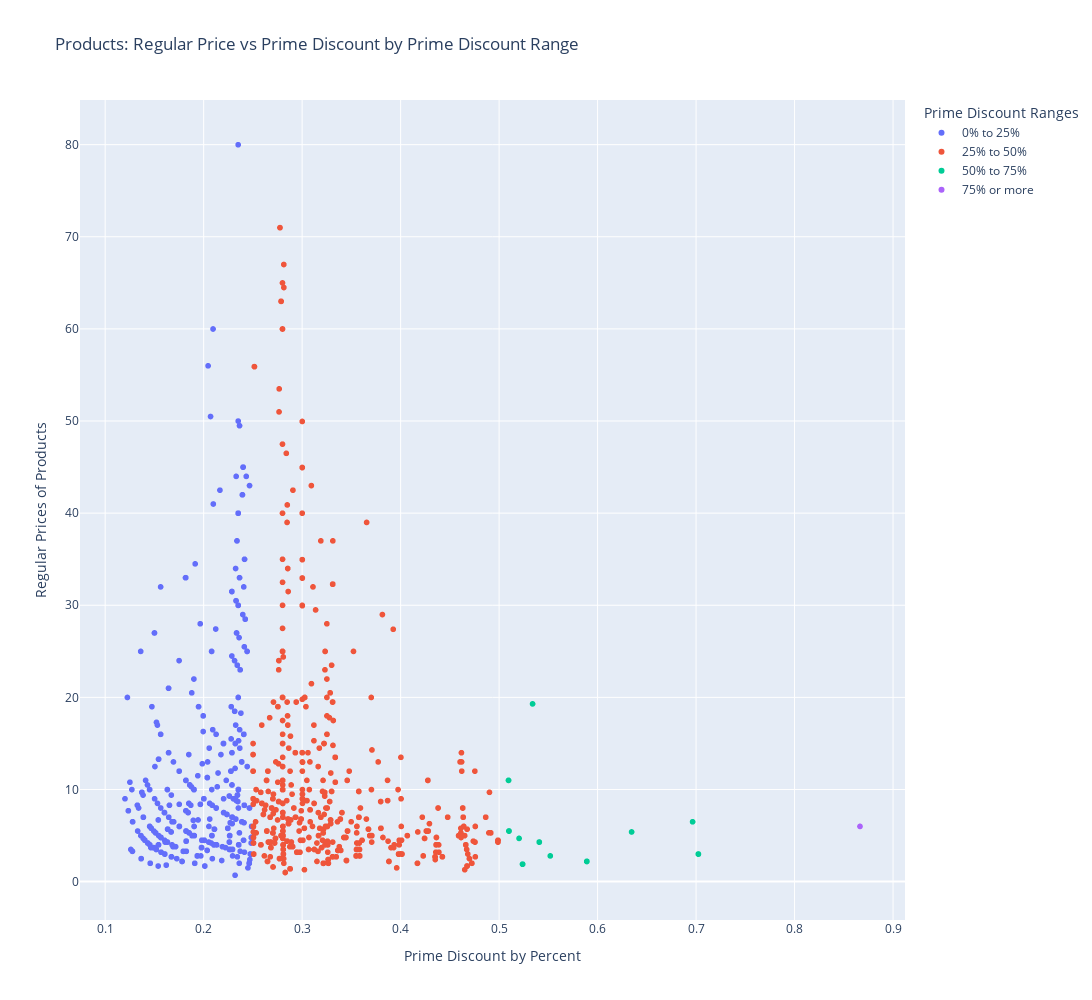

Notebook cell for this chart:
### Code cell
fig = px.scatter(df.sort_values(by='discount_bins'), x="prime_discount", y="regular", color="discount_bins", title="Products on sale: Regular Price vs Prime Discount by Prime Discount Range", hover_data=['product', 'sale', 'prime'], width=1400, height=1000,
labels={
    "regular": "Regular Prices of Products",
    "prime_discount": "Prime Discount by Percent",
    "discount_bins": "Prime Discount Ranges"
})
fig.show()

### Figure 1 — Plotly figure (JSON) as saved in the notebook; plotly's stock layout.template omitted (floating-point values rounded to 4 significant figures; data arrays with more than 128 entries replaced by an {"elided": "..."} marker saying what was removed)
{"data": [{"customdata": {"elided": "853x3 mixed values"}, "hovertemplate": "Prime Discount Ranges=0% to 25%<br>Prime Discount by Percent=%{x}<br>Regular Prices of Products=%{y}<br>product=%{customdata[0]}<br>sale=%{customdata[1]}<br>prime=%{customdata[2]}<extra></extra>", "legendgroup": "0% to 25%", "marker": {"color": "#636efa", "symbol": "circle"}, "mode": "markers", "name": "0% to 25%", "showlegend": true, "type": "scattergl", "x": {"elided": "853 float values"}, "xaxis": "x", "y": {"elided": "853 float values"}, "yaxis": "y"}, {"customdata": {"elided": "1190x3 mixed values"}, "hovertemplate": "Prime Discount Ranges=25% to 50%<br>Prime Discount by Percent=%{x}<br>Regular Prices of Products=%{y}<br>product=%{customdata[0]}<br>sale=%{customdata[1]}<br>prime=%{customdata[2]}<extra></extra>", "legendgroup": "25% to 50%", "marker": {"color": "#EF553B", "symbol": "circle"}, "mode": "markers", "name": "25% to 50%", "showlegend": true, "type": "scattergl", "x": {"elided": "1190 float values"}, "xaxis": "x", "y": {"elided": "1190 float values"}, "yaxis": "y"}, {"customdata": [["Baking Soda, 16 oz", 1.39, 1.25], ["Organic Diced Tomatoes, 14.5 oz", 1, 0.9], ["Organic Tomato Sauce (No Salt Added), 15 oz", 1, 0.9], ["Organic Tomato Sauce, 15 oz", 1, 0.9], ["Organic Fire Roasted Diced Tomatoes With Medium Green Chilies, 14.5 oz", 1, 0.9], ["Organic Fire Roasted Diced Tomatoes, 14.5 oz", 1, 0.9], ["Organic Diced Tomatoes - No Salt Added, 14.5 oz", 1, 0.9], ["Organic Peanut Butter, Creamy, 28 oz", 2.19, 1.97], ["Creamy Peanut Butter, 36 oz", 2.19, 1.97], ["Strawberry Overnight Oats, 5.3 oz", 0.99, 0.89], ["Original Overnight Oats, 5.3 oz", 0.99, 0.89], ["Overnight Oats With Ancient Grains Buleberries, 5.3 oz", 0.99, 0.89], ["Banana And Maple Brown Sugar Overnight Oats, 5.3 oz", 0.99, 0.89], ["Organic Fire Roasted Diced Tomatoes (No Salt Added), 14.5 oz", 1, 0.9], ["Organic Peanut Butter, Crunchy, 16 oz", 2.19, 1.97], ["Revolution Flatbread, 16.8 oz", 5.99, 5.39], ["Organic Creamy Peanut Butter (Unsweetened & No Salt), 16 oz", 2.19, 1.97], ["Steviaclear Sweet Drops, 4 fl oz", 9.99, 8.99], ["Shells & White Cheddar Macaroni & Cheese, 6 oz", 1, 0.9], ["Pasta With Yummy Cheese Macaroni & Cheese, 6 oz", 1, 0.9], ["Shells & Real Aged Cheddar Macaroni & Cheese, 6 oz", 1, 0.9], ["Less Sodium Macaroni & Cheese, 6 oz", 1, 0.9], ["Macaroni & Cheese, 6 oz", 1, 0.9], ["Multi-Grain One Bun Sandwich Buns, 21 oz", 2.5, 2.25], ["Lemon Ginger Tea, 1.06 oz", 2.99, 2.69], ["Decaf Earl Grey Tea 20ct, 1.23 oz", 2.99, 2.69], ["Earl Grey Tea, 1.41 oz", 2.99, 2.69], ["Decaffeinated English Breakfast 100% Pure Black Tea, 1.41 oz", 2.99, 2.69], ["English Breakfast Tea, 1.41 oz", 2.99, 2.69], ["Cheese & Herb Flatbread, 13.8 oz", 5.99, 5.39], ["Organic Peanut Butter, Creamy, 16 oz", 2.19, 1.97]], "hovertemplate": "Prime Discount Ranges=50% to 75%<br>Prime Discount by Percent=%{x}<br>Regular Prices of Products=%{y}<br>product=%{customdata[0]}<br>sale=%{customdata[1]}<br>prime=%{customdata[2]}<extra></extra>", "legendgroup": "50% to 75%", "marker": {"color": "#00cc96", "symbol": "circle"}, "mode": "markers", "name": "50% to 75%", "showlegend": true, "type": "scattergl", "x": [0.552, 0.589, 0.589, 0.589, 0.589, 0.589, 0.589, 0.6965, 0.6345, 0.7023, 0.7023, 0.7023, 0.7023, 0.589, 0.5408, 0.5096, 0.5408, 0.534, 0.5238, 0.5238, 0.5238, 0.5238, 0.5238, 0.5203, 0.51, 0.51, 0.51, 0.51, 0.51, 0.5096, 0.5408], "xaxis": "x", "y": [2.79, 2.19, 2.19, 2.19, 2.19, 2.19, 2.19, 6.49, 5.39, 2.99, 2.99, 2.99, 2.99, 2.19, 4.29, 10.99, 4.29, 19.29, 1.89, 1.89, 1.89, 1.89, 1.89, 4.69, 5.49, 5.49, 5.49, 5.49, 5.49, 10.99, 4.29], "yaxis": "y"}, {"customdata": [["Organic Ground Black Pepper, 4 oz", 0.89, 0.8]], "hovertemplate": "Prime Discount Ranges=75% or more<br>Prime Discount by Percent=%{x}<br>Regular Prices of Products=%{y}<br>product=%{customdata[0]}<br>sale=%{customdata[1]}<br>prime=%{customdata[2]}<extra></extra>", "legendgroup": "75% or more", "marker": {"color": "#ab63fa", "symbol": "circle"}, "mode": "markers", "name": "75% or more", "showlegend": true, "type": "scattergl", "x": [0.8664], "xaxis": "x", "y": [5.99], "yaxis": "y"}], "layout": {"height": 1000, "legend": {"title": {"text": "Prime Discount Ranges"}, "tracegroupgap": 0}, "title": {"text": "Products: Regular Price vs Prime Discount by Prime Discount Range"}, "width": 1400, "xaxis": {"anchor": "y", "domain": [0, 1], "title": {"text": "Prime Discount by Percent"}}, "yaxis": {"anchor": "x", "domain": [0, 1], "title": {"text": "Regular Prices of Products"}}}}
